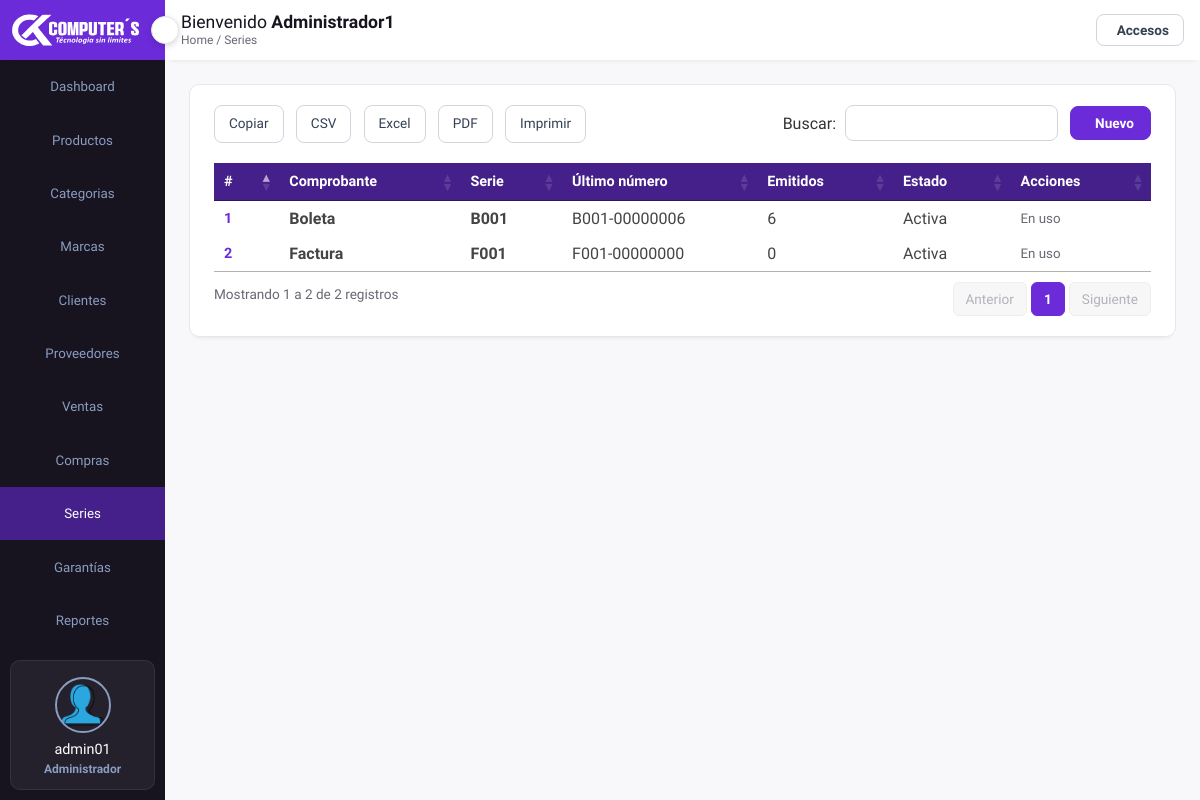
The app's page /frontend/series/mostrar.php (signed in), older data.
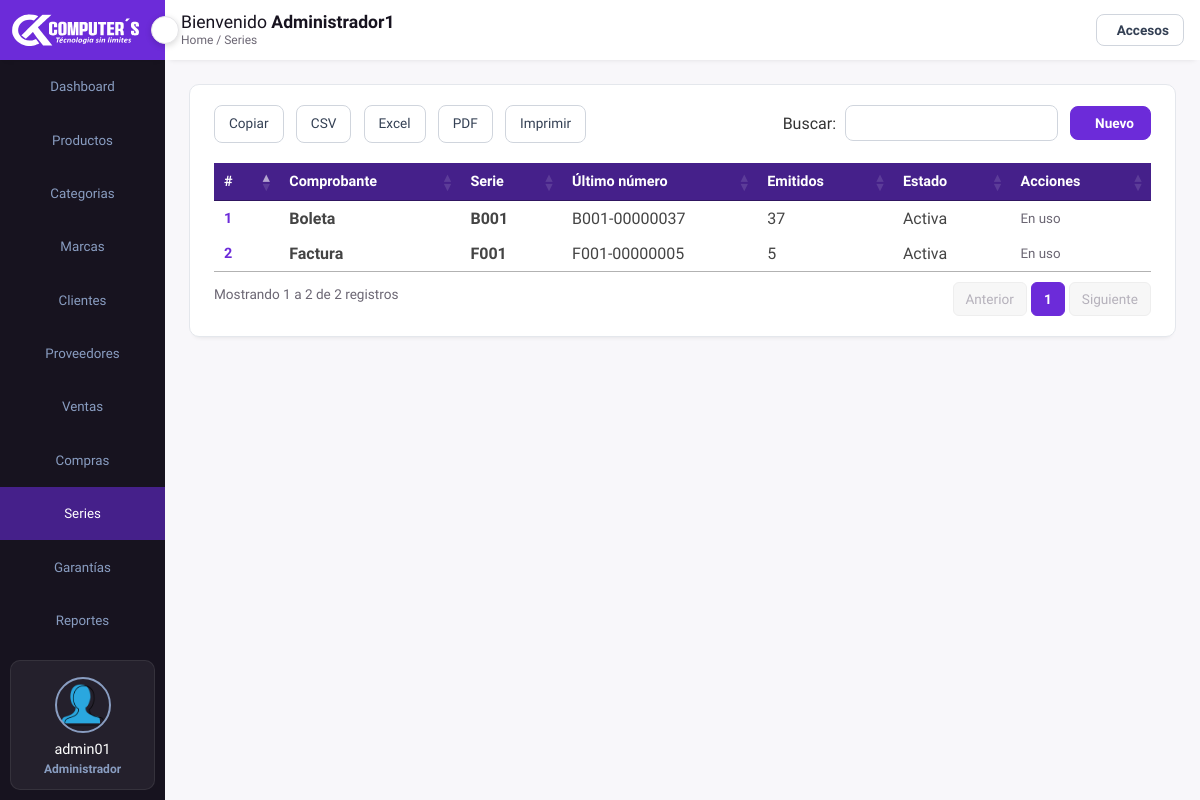
The same page, newer data.
### tables this page shows
CREATE TABLE `series` (
  `idserie` int(11) NOT NULL AUTO_INCREMENT,
  `tipc` varchar(15) NOT NULL COMMENT 'Boleta o Factura',
  `serie` char(4) NOT NULL,
  `ultimo` int(10) unsigned NOT NULL DEFAULT 0 COMMENT 'ultimo numero emitido',
  `state` tinyint(1) NOT NULL DEFAULT 1,
  PRIMARY KEY (`idserie`),
  UNIQUE KEY `uq_series` (`tipc`,`serie`)
);

### backend/config/helpers.php (called while the page is built, shortened)
<?php
function formato_comprobante($serie, $numero)
{
    return $serie . '-' . str_pad((string)$numero, 8, '0', STR_PAD_LEFT);
}
function e($valor)
{
    return htmlspecialchars((string)$valor, ENT_QUOTES, 'UTF-8');
}

### frontend/series/mostrar.php (the view, shortened to what this page needs)
<?php
require __DIR__ . '/../layout/cabecera.php';
require '../../backend/config/Conexion.php';
$sentencia = $connect->prepare(
    'SELECT s.idserie, s.tipc, s.serie, s.ultimo, s.state, COUNT(o.idord) AS comprobantes
       FROM series s
       LEFT JOIN orders o ON o.idserie = s.idserie
      GROUP BY s.idserie, s.tipc, s.serie, s.ultimo, s.state
      ORDER BY s.idserie DESC'
);
$sentencia->execute();
$data = $sentencia->fetchAll();
?>
            <div class="page-content">
            <div class="records table-responsive">
                <div class="record-header">
                    <div class="add">
                        <a href="nuevo.php" class="btn-primario btn-nuevo"><span class="las la-plus"></span> Nuevo</a>
                    </div>
                </div>
                <div>
<?php if (count($data) > 0): ?>
                    <table width="100%" id="example">
                        <thead>
                            <tr>
                                <th>#</th>
                                <th><span class="las la-sort"></span>Comprobante</th>
                                <th><span class="las la-sort"></span>Serie</th>
                                <th><span class="las la-sort"></span>Último número</th>
                                <th><span class="las la-sort"></span>Emitidos</th>
                                <th><span class="las la-sort"></span>Estado</th>
                                <th><span class="las la-sort"></span>Acciones</th>
                            </tr>
                        </thead>
                        <tbody>
<?php foreach ($data as $d): ?>
                            <tr>
                                <td><?php echo e($d->idserie); ?></td>
                                <td><h4><?php echo e($d->tipc); ?></h4></td>
                                <td><h4><?php echo e($d->serie); ?></h4></td>
                                <td><?php echo e(formato_comprobante($d->serie, $d->ultimo)); ?></td>
                                <td><?php echo (int)$d->comprobantes; ?></td>
                                <td><?php echo (int)$d->state === 1 ? 'Activa' : 'Inactiva'; ?></td>
                                <td>
<?php if ((int)$d->state === 1): ?>
                                    <small>En uso</small>
<?php endif; ?>
                                </td>
                            </tr>
<?php endforeach; ?>
                        </tbody>
                    </table>
<?php else: ?>
                    <p class="sin-datos">Todavía no hay registros.</p>
<?php endif; ?>
                </div>
            </div>
            </div>
<?php require __DIR__ . '/../layout/pie.php'; ?>
</body>
</html>

Row changes from the older to the newer data that the page shows:
changed series "Factura": formato_comprobante($d->serie, $d->ultimo) "F001-00000000" → "F001-00000005"; comprobantes "0" → "5"
changed series "Boleta": formato_comprobante($d->serie, $d->ultimo) "B001-00000006" → "B001-00000037"; comprobantes "6" → "37"
